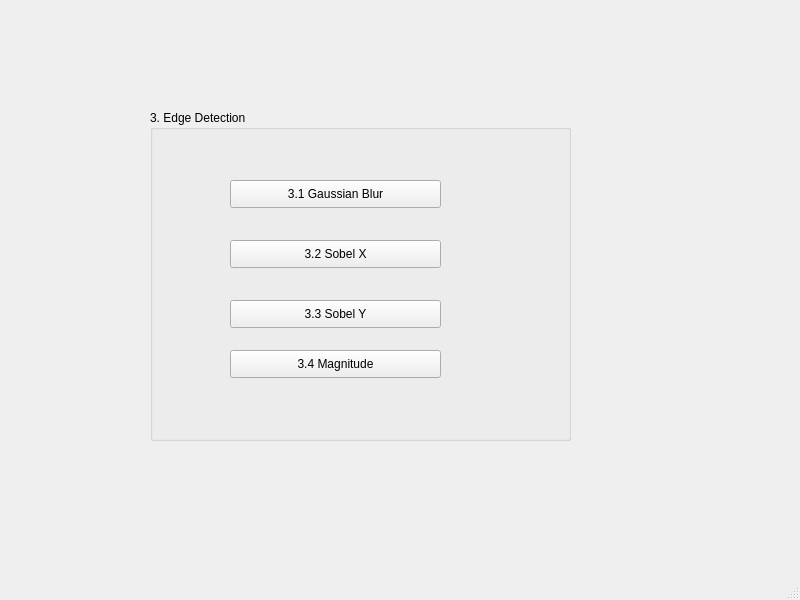
<?xml version="1.0" encoding="UTF-8"?>
<ui version="4.0">
 <class>MainWindow</class>
 <widget class="QMainWindow" name="MainWindow">
  <property name="geometry">
   <rect>
    <x>0</x>
    <y>0</y>
    <width>800</width>
    <height>600</height>
   </rect>
  </property>
  <property name="windowTitle">
   <string>MainWindow</string>
  </property>
  <widget class="QWidget" name="centralwidget">
   <widget class="QGroupBox" name="groupBox">
    <property name="geometry">
     <rect>
      <x>150</x>
      <y>110</y>
      <width>421</width>
      <height>331</height>
     </rect>
    </property>
    <property name="title">
     <string>3. Edge Detection</string>
    </property>
    <widget class="QPushButton" name="gaussian_blur">
     <property name="geometry">
      <rect>
       <x>80</x>
       <y>70</y>
       <width>211</width>
       <height>28</height>
      </rect>
     </property>
     <property name="text">
      <string>3.1 Gaussian Blur</string>
     </property>
    </widget>
    <widget class="QPushButton" name="SobelX">
     <property name="geometry">
      <rect>
       <x>80</x>
       <y>130</y>
       <width>211</width>
       <height>28</height>
      </rect>
     </property>
     <property name="text">
      <string>3.2 Sobel X</string>
     </property>
    </widget>
    <widget class="QPushButton" name="SobelY">
     <property name="geometry">
      <rect>
       <x>80</x>
       <y>190</y>
       <width>211</width>
       <height>28</height>
      </rect>
     </property>
     <property name="text">
      <string>3.3 Sobel Y</string>
     </property>
    </widget>
    <widget class="QPushButton" name="magnitude">
     <property name="geometry">
      <rect>
       <x>80</x>
       <y>240</y>
       <width>211</width>
       <height>28</height>
      </rect>
     </property>
     <property name="text">
      <string>3.4 Magnitude</string>
     </property>
    </widget>
   </widget>
  </widget>
  <widget class="QMenuBar" name="menubar">
   <property name="geometry">
    <rect>
     <x>0</x>
     <y>0</y>
     <width>800</width>
     <height>25</height>
    </rect>
   </property>
  </widget>
  <widget class="QStatusBar" name="statusbar"/>
 </widget>
 <resources/>
 <connections/>
</ui>
